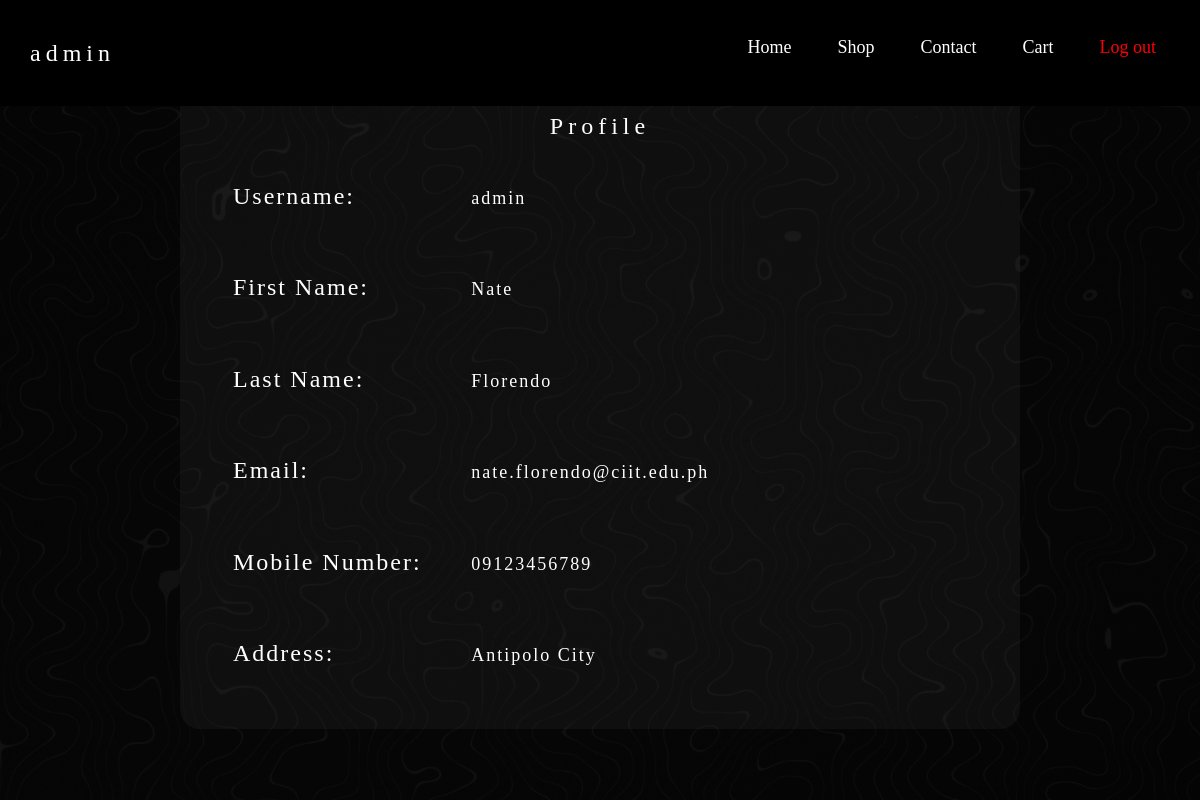
The page /pages/profile.php (signed in) on the database its author committed.
### tables this page shows
CREATE TABLE `profile` (
  `user_id` int(11) NOT NULL,
  `username` varchar(50) NOT NULL,
  `password` varchar(200) NOT NULL,
  `firstName` varchar(200) NOT NULL,
  `lastName` varchar(200) NOT NULL,
  `email` varchar(200) NOT NULL,
  `mobile` varchar(200) NOT NULL,
  `address` varchar(200) NOT NULL,
  `role` enum('user','admin') NOT NULL DEFAULT 'user'
);

### pages/profile.php (the view, shortened to what this page needs)
<?php
	if (!isset($_SESSION['user_id'])) {
		header('location: login.php');
	} else{
        $servername = "localhost";
        $username = "root";
        $password = "";
        $dbname = "onlinestore";
        $conn = new mysqli($servername, $username, $password, $dbname);
        $sql = "SELECT * FROM profile WHERE user_id = '$_SESSION[user_id]'";
        $result = $conn->query($sql);
        while ($row = $result->fetch_assoc()) {
          $uname = $row["username"];
          $firstName = $row["firstName"];
          $lastName = $row["lastName"];
          $email = $row["email"];
          $num = $row["mobile"];
          $address = $row["address"];
        }
    }
?>
<!DOCTYPE html>
<html lang="en">
<head>
    <link rel="stylesheet" href="../css/style.css">
    <link rel="stylesheet" href="https://maxcdn.bootstrapcdn.com/bootstrap/3.4.1/css/bootstrap.min.css">
</head>
<body style="background-color: rgb(10, 10, 10);">
    <nav class="navigationbar">
        <div class="logo"><a href="#"><?php echo htmlspecialchars($uname) ?></a></div>
        <ul class="nav-links">
            <div class="menu">
                <li><a href="../index.php">Home</a></li>
                <li><a href="products.php">Shop</a></li>
                <li><a href="customercare.php">Contact</a></li>
                <li><a href="cart.php">Cart</a></li>
                <li><a href="profile.php?logout='1'" style="color: red;">Log out</a></li>
            </div>
        </ul>
    </nav>
     <div class="bodyholder login" style="background-image: url('../assets/Images/WebBackground3.png');">
        <div class="formHolder" style = "width: 70%;">
            <div class="logo center"><a href="../index.php">Profile</a></div>
            <div style="padding-bottom: 25px; padding-left: 25px;">
                <h3 style= "display: inline-block; width: 30%;">Username: </h3>
                <h4 style= "display: inline-block; padding-left: 5px;"><?php echo htmlspecialchars($uname) ?></h4>
            </div>
            <div style="padding-bottom: 25px; padding-left: 25px;">
                <h3 style= "display: inline-block; width: 30%;">First Name: </h3>
                <h4 style= "display: inline-block; padding-left: 5px;"><?php echo htmlspecialchars($firstName) ?></h4>
            </div>
            <div style="padding-bottom: 25px; padding-left: 25px;">
                <h3 style= "display: inline-block; width: 30%;">Last Name: </h3>
                <h4 style= "display: inline-block; padding-left: 5px;"><?php echo htmlspecialchars($lastName) ?></h4>
            </div>
            <div style="padding-bottom: 25px; padding-left: 25px;">
                <h3 style= "display: inline-block; width: 30%;">Email: </h3>
                <h4 style= "display: inline-block; padding-left: 5px;"><?php echo htmlspecialchars($email) ?></h4>
            </div>
            <div style="padding-bottom: 25px; padding-left: 25px;">
                <h3 style= "display: inline-block; width: 30%;">Mobile Number: </h3>
                <h4 style= "display: inline-block; padding-left: 5px;"><?php echo htmlspecialchars($num) ?></h4>
            </div>
            <div style="padding-bottom: 25px; padding-left: 25px;">
                <h3 style= "display: inline-block; width: 30%;">Address: </h3>
                <h4 style= "display: inline-block; padding-left: 5px;"><?php echo htmlspecialchars($address) ?></h4>
            </div>
        </div>
    </div>
</body>
</html>

### css/style.css (style rules this page uses)
* { margin: 0; padding: 0; box-sizing: border-box; }
html { scroll-behavior: smooth; }
body { font-family: Nord-Medium !important; }
a { text-decoration: none !important; }
a:visited, a:link { color: inherit; }
li { list-style: none; }
.navigationbar { display: flex; align-items: center ; justify-content: space-between ; padding: 30px ; background-color: rgb(0, 0, 0); color: #fff; position: fixed ; z-index: 3; width: 100%; }
.nav-links a { color: #fff; }
.logo { font-family: Nord-Medium; font-size: 24px; letter-spacing: 5px; color: #fff; }
.logo a ,.logo a:hover, .loginBtn a, .navigationbar a, .navigationbar a:hover { text-decoration: none !important; color: inherit; }
.logo a:visited, .logo a:link, .loginBtn a:link { color: inherit; text-decoration: none; }
.menu { display: flex; gap: 1em; font-size: 18px; }
.menu li { padding: 5px 14px; transition: 0.3s ease; }
.login { background-color: black; background-size: cover; background-position: center; resize: both; background-repeat: no-repeat; display: flex; justify-content: center; align-items: center; width: 100%; min-height: 100vh; }
.center { display: flex; justify-content: center; align-items: center; width: 100%; }
.formHolder { font-family: Nord-Medium; letter-spacing: 2px; border-radius: 20px; vertical-align: top; width: 400px; height: 400px; background-color: #ffffff09; color: white; max-width: 100%; max-height: 100%; overflow: auto; padding: 2em 2em; display: table; }
.formHolder div { padding-top: 10px; padding-bottom: 10px; }

### rows shown on the page
profile: username "admin", firstName "Nate", lastName "Florendo", email "nate.florendo@ciit.edu.ph", mobile "09123456789", address "Antipolo City"
